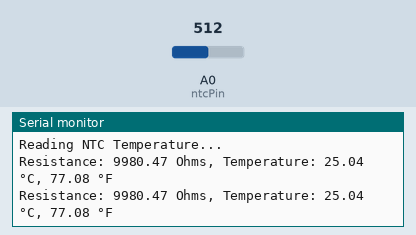
Bench run of a sketch on a simulated Arduino Uno, built with avr-gcc and run on an emulated ATmega328P. On the bench: the last lines printed to the serial monitor. The test bench sets the inputs (shaded band); at power-on: A0 (ntcPin) = 512.

Above: at 1.8 s.
1.9 s: A0 (ntcPin) set to 0
At 2.8 s:
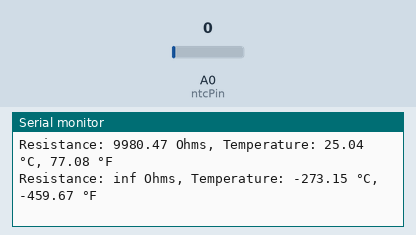
4.5 s: A0 (ntcPin) set to 122
At 5.4 s:
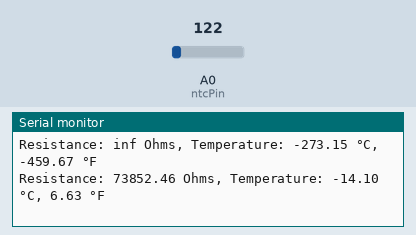

Measured:
- after the input at 1.9 s, the serial monitor: prints a new line after 0.13 s (image 1)
- after the input at 4.5 s, the serial monitor: prints a new line after 0.53 s (image 2)

The sketch:

NTC_THERMISTOR.ino
```cpp
const int ntcPin = A0;    // المدخل التناظري الموصل بالـ NTC
const int resistor = 10000; // قيمة المقاومة الثابتة (10kΩ)
const float beta = 3950;   // قيمة بيتا الخاصة بالـ NTC
const float t0 = 298.15;   // درجة الحرارة المرجعية (25°C بالكلفن)
const int r25 = 10000;     // المقاومة عند 25°C

void setup() {
  Serial.begin(9600); // تشغيل الاتصال التسلسلي لعرض القيم
  Serial.println("Reading NTC Temperature...");
}

void loop() {
  int analogValue = analogRead(ntcPin);          // قراءة الجهد من المدخل التناظري
  float voltage = analogValue * (5.0 / 1023.0);  // تحويل القراءة إلى فولت
  float ntcResistance = (5.0 - voltage) * resistor / voltage; // حساب مقاومة الـ NTC

  // حساب درجة الحرارة باستخدام معادلة بيتا
  float tempK = 1 / ((1 / t0) + (log(ntcResistance / r25) / beta)); // بالكلفن
  float tempC = tempK - 273.15; // تحويل الكلفن إلى مئوي
  float tempF = (tempC * 9.0 / 5.0) + 32.0; // تحويل المئوي إلى فهرنهايت

  // عرض القيم في شاشة السيريال
  Serial.print("Resistance: ");
  Serial.print(ntcResistance);
  Serial.print(" Ohms, Temperature: ");
  Serial.print(tempC);
  Serial.print(" °C, ");
  Serial.print(tempF);
  Serial.println(" °F");

  delay(1000); // تأخير لمدة ثانية
}
```
